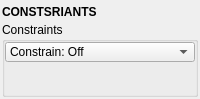
<?xml version="1.0" encoding="UTF-8"?>
<ui version="4.0">
 <class>QtUi</class>
 <widget class="QMainWindow" name="QtUi">
  <property name="enabled">
   <bool>true</bool>
  </property>
  <property name="geometry">
   <rect>
    <x>0</x>
    <y>0</y>
    <width>200</width>
    <height>99</height>
   </rect>
  </property>
  <property name="windowTitle">
   <string>Toolkit</string>
  </property>
  <property name="tabShape">
   <enum>QTabWidget::Triangular</enum>
  </property>
  <property name="dockNestingEnabled">
   <bool>true</bool>
  </property>
  <property name="dockOptions">
   <set>QMainWindow::AllowNestedDocks|QMainWindow::AllowTabbedDocks|QMainWindow::AnimatedDocks|QMainWindow::ForceTabbedDocks</set>
  </property>
  <widget class="QWidget" name="central_widget">
   <property name="minimumSize">
    <size>
     <width>200</width>
     <height>0</height>
    </size>
   </property>
   <layout class="QVBoxLayout" name="verticalLayout">
    <property name="leftMargin">
     <number>2</number>
    </property>
    <property name="topMargin">
     <number>2</number>
    </property>
    <property name="rightMargin">
     <number>2</number>
    </property>
    <property name="bottomMargin">
     <number>2</number>
    </property>
    <property name="spacing">
     <number>2</number>
    </property>
    <item>
     <layout class="QVBoxLayout" name="verticalLayout_2">
      <property name="spacing">
       <number>0</number>
      </property>
      <item>
       <widget class="Header" name="header">
        <property name="minimumSize">
         <size>
          <width>0</width>
          <height>20</height>
         </size>
        </property>
        <property name="font">
         <font>
          <weight>75</weight>
          <bold>true</bold>
         </font>
        </property>
        <property name="text">
         <string>CONSTSRIANTS</string>
        </property>
       </widget>
      </item>
      <item>
       <widget class="QGroupBox" name="Constaints">
        <property name="title">
         <string>Constraints</string>
        </property>
        <layout class="QVBoxLayout" name="verticalLayout_5">
         <property name="spacing">
          <number>1</number>
         </property>
         <property name="leftMargin">
          <number>0</number>
         </property>
         <property name="topMargin">
          <number>0</number>
         </property>
         <property name="rightMargin">
          <number>0</number>
         </property>
         <property name="bottomMargin">
          <number>0</number>
         </property>
         <item>
          <widget class="ComboBox" name="cmb001">
           <property name="minimumSize">
            <size>
             <width>0</width>
             <height>20</height>
            </size>
           </property>
           <property name="maximumSize">
            <size>
             <width>16777215</width>
             <height>20</height>
            </size>
           </property>
           <property name="toolTip">
            <string>Transform constraints.</string>
           </property>
           <property name="editable">
            <bool>false</bool>
           </property>
           <property name="sizeAdjustPolicy">
            <enum>QComboBox::AdjustToContents</enum>
           </property>
           <item>
            <property name="text">
             <string>Constrain: Off</string>
            </property>
           </item>
          </widget>
         </item>
         <item>
          <spacer name="verticalSpacer_2">
           <property name="orientation">
            <enum>Qt::Vertical</enum>
           </property>
           <property name="sizeHint" stdset="0">
            <size>
             <width>0</width>
             <height>10</height>
            </size>
           </property>
          </spacer>
         </item>
        </layout>
       </widget>
      </item>
     </layout>
    </item>
   </layout>
  </widget>
 </widget>
 <customwidgets>
  <customwidget>
   <class>Header</class>
   <extends>QLabel</extends>
   <header>uitk.widgets.header.Header.h</header>
  </customwidget>
  <customwidget>
   <class>ComboBox</class>
   <extends>QComboBox</extends>
   <header>uitk.widgets.comboBox.ComboBox.h</header>
  </customwidget>
 </customwidgets>
 <resources/>
 <connections/>
 <designerdata>
  <property name="gridDeltaX">
   <number>5</number>
  </property>
  <property name="gridDeltaY">
   <number>5</number>
  </property>
  <property name="gridSnapX">
   <bool>true</bool>
  </property>
  <property name="gridSnapY">
   <bool>true</bool>
  </property>
  <property name="gridVisible">
   <bool>true</bool>
  </property>
 </designerdata>
</ui>
